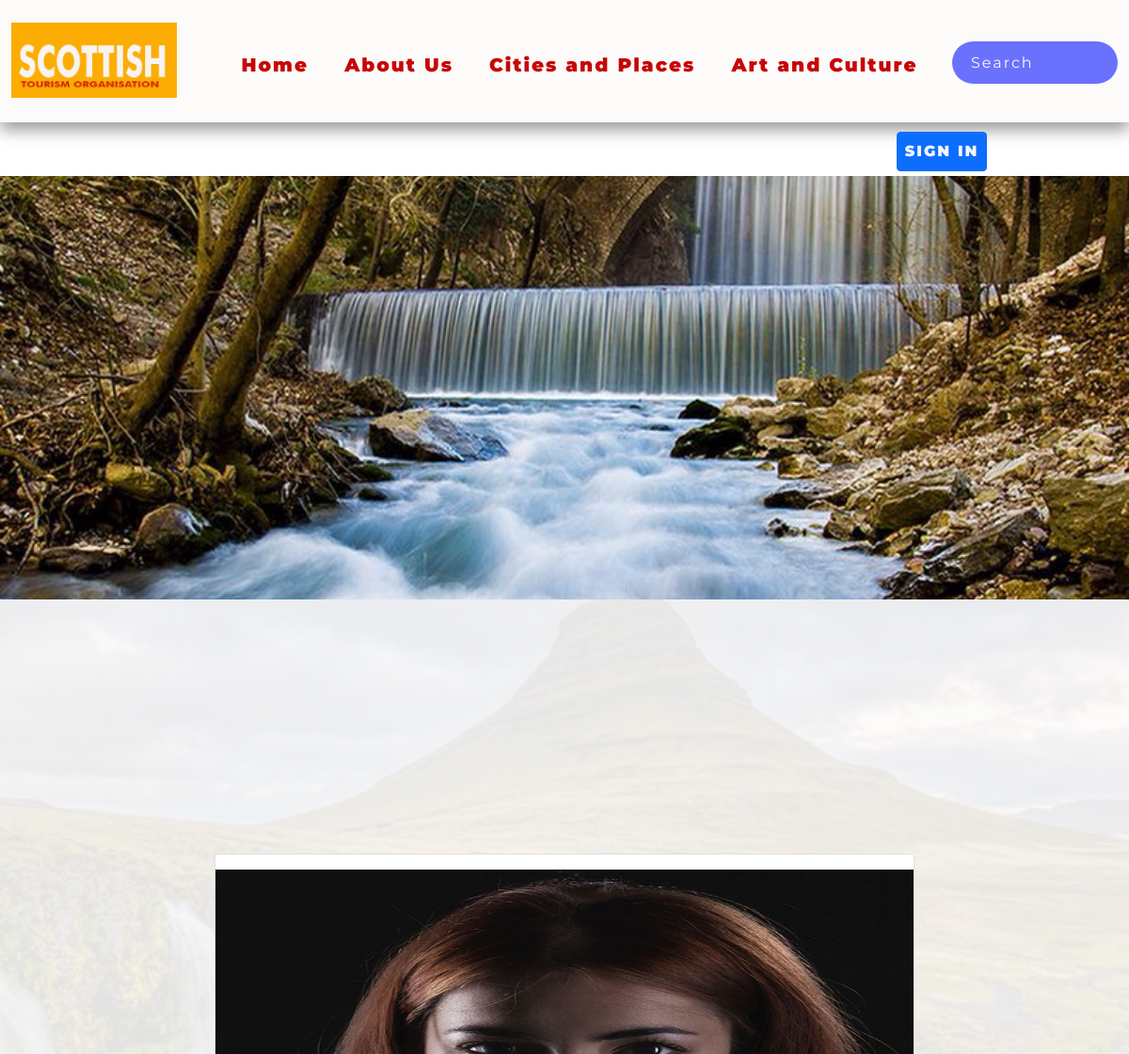
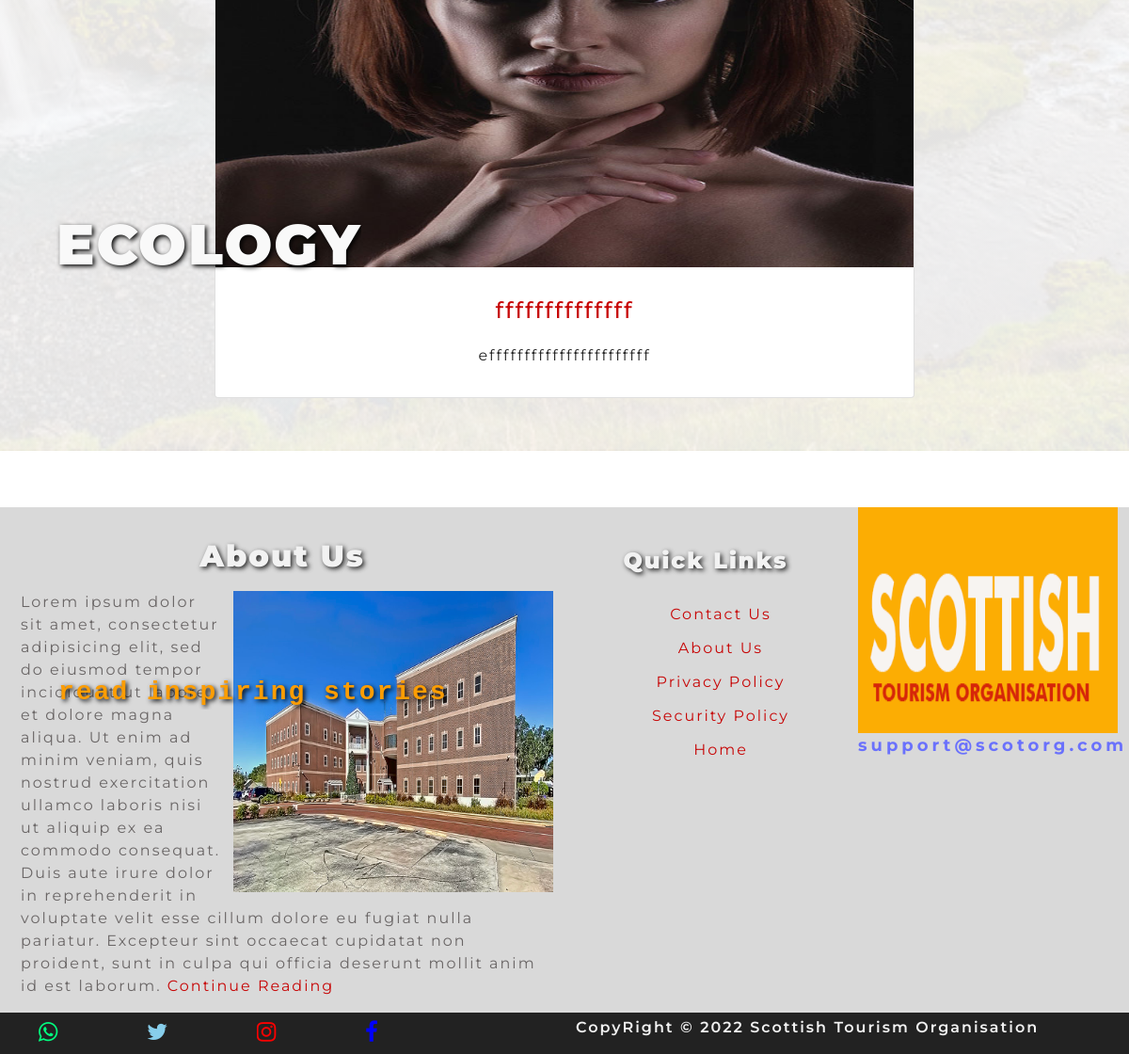
Page /ecology.php on the committed database (2 pictures, top to bottom).
### tables this page shows
CREATE TABLE `story` (
  `id` int(11) NOT NULL,
  `user_id` int(11) NOT NULL,
  `rank` int(11) NOT NULL,
  `firstname` varchar(255) NOT NULL,
  `lastname` varchar(255) NOT NULL,
  `title` varchar(500) NOT NULL,
  `category` varchar(255) NOT NULL,
  `image` varchar(255) NOT NULL,
  `story_text` longblob NOT NULL,
  `time` timestamp NOT NULL DEFAULT CURRENT_TIMESTAMP ON UPDATE CURRENT_TIMESTAMP
);

### include/function.php (called while the page is built, shortened)
<?php
function query($sql) {
	global $connection;
	return mysqli_query($connection, $sql);
}
function fetch_array($result) {
	return mysqli_fetch_array($result);
}
 ?>

### ecology.php (the view, shortened to what this page needs)
<?php include 'header.php'; ?>
<section class="body-container">
<section class="hero">
  <img src="images/banner1.jpg">
<h1>ECOLOGY</h1>
<h3 style="border: none;">read inspiring stories</h3>
</section>
<section class="container">
<center>
  <table>
    <?php
    $rank = '1';
    $category = 'Ecology';
    $h_q = query("SELECT * FROM story WHERE rank='$rank' and category='$category' ORDER BY id DESC");
    if (mysqli_num_rows($h_q) > 0) {
    while ($h_row = fetch_array($h_q)) {
     ?>
    <tr>
  <div class="col-lg-8" style="margin-bottom: 5%;">
     <div class="card">
        <div class="card-head">
          <img src="dashboard/image/<?php echo $h_row['image']; ?>" class='my-3' style='width:100%;height:60vh; overflow: hidden;'>
        </div>
        <div class="card-body">
          <h4 style="margin-bottom: 3%; color: #c70606;"><?php echo $h_row['title']; ?></h4>
          <p style="color: #222">
            <?php echo $h_row['story_text']; ?>
          </p>
        </div>
      </div>
    </div>
    </tr>
  <?php
    }
    }  else {
      echo "<h2 style='color:red'>We are sorry, there is currently no available story in this category</h2>";
    }
 ?>
    </table>
    </center>
</section>
</section>
<?php include 'footer.php'; ?>

### css/style.css (style rules this page uses)
* { margin: 0; padding: 0; letter-spacing: 2px; font-family: 'Montserrat', sans-serif; color: #6a6666; box-sizing: border-box; overflow-x: hidden; }
body { width: 100%; min-height: 100vh; }
::placeholder { color: rgb(252,251,250); }
.body-container { margin-top: 5px; background-image: linear-gradient(rgba(252,251,250,0.9), rgba(252,251,250,0.9)), url(../images/bg-img.jpg); background-position: center; background-size: cover; height: 100%; }
.hero { width: 100%; height: 90vh; }
.hero h1 { position: absolute; top: 60%; left: 5%; color: #f9f9f9; text-shadow: 2px 2px 5px #000; z-index: 300; font-weight: 900; font-size: 60px; overflow: hidden; }
.hero h3 { position: absolute; top: 75%; left: 5%; color: rgb(252,157,3); text-shadow: 2px 2px 5px #000; z-index: 300; font-family: courier; font-weight: 600; border: inset 3px #c70606; padding: 2px; }
@media only screen and (max-width: 1200px) { .hero h3 { top: 82%; } }
.hero img { width: 100vw; height: 450px; object-position: center; object-fit: cover; position: relative; }

### rows in the picture
story: image (picture), title "ffffffffffffff", story_text "efffffffffffffffffffffff"
